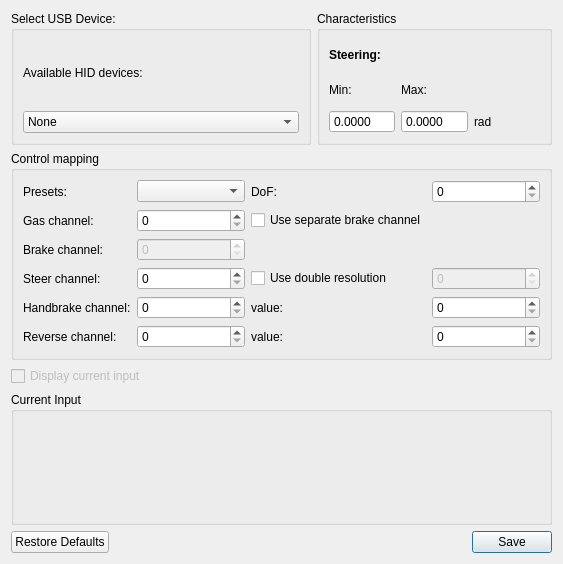
<?xml version="1.0" encoding="UTF-8"?>
<ui version="4.0">
 <class>Dialog</class>
 <widget class="QDialog" name="Dialog">
  <property name="geometry">
   <rect>
    <x>0</x>
    <y>0</y>
    <width>563</width>
    <height>564</height>
   </rect>
  </property>
  <property name="windowTitle">
   <string>Joystick Settings</string>
  </property>
  <layout class="QVBoxLayout" name="verticalLayout">
   <item>
    <layout class="QHBoxLayout" name="horizontalLayout">
     <item>
      <widget class="QGroupBox" name="groupBox">
       <property name="minimumSize">
        <size>
         <width>300</width>
         <height>0</height>
        </size>
       </property>
       <property name="title">
        <string>Select USB Device:</string>
       </property>
       <layout class="QGridLayout" name="gridLayout_3">
        <item row="0" column="0">
         <layout class="QGridLayout" name="gridLayout_2">
          <item row="1" column="0">
           <widget class="QComboBox" name="combo_available_devices">
            <property name="minimumSize">
             <size>
              <width>100</width>
              <height>0</height>
             </size>
            </property>
            <item>
             <property name="text">
              <string>None</string>
             </property>
            </item>
           </widget>
          </item>
          <item row="0" column="0">
           <widget class="QLabel" name="label">
            <property name="text">
             <string>Available HID devices:</string>
            </property>
           </widget>
          </item>
         </layout>
        </item>
       </layout>
      </widget>
     </item>
     <item>
      <widget class="QGroupBox" name="groupBox_2">
       <property name="title">
        <string>Characteristics</string>
       </property>
       <layout class="QGridLayout" name="gridLayout_6">
        <item row="0" column="0" colspan="3">
         <widget class="QLabel" name="label_10">
          <property name="font">
           <font>
            <pointsize>9</pointsize>
            <weight>75</weight>
            <bold>true</bold>
           </font>
          </property>
          <property name="text">
           <string>Steering:</string>
          </property>
         </widget>
        </item>
        <item row="1" column="0">
         <widget class="QLabel" name="label_7">
          <property name="font">
           <font>
            <pointsize>9</pointsize>
            <weight>50</weight>
            <bold>false</bold>
           </font>
          </property>
          <property name="text">
           <string>Min:</string>
          </property>
         </widget>
        </item>
        <item row="1" column="1">
         <widget class="QLabel" name="label_8">
          <property name="font">
           <font>
            <pointsize>9</pointsize>
            <weight>50</weight>
            <bold>false</bold>
           </font>
          </property>
          <property name="text">
           <string>Max:</string>
          </property>
         </widget>
        </item>
        <item row="2" column="2">
         <widget class="QLabel" name="label_9">
          <property name="font">
           <font>
            <pointsize>9</pointsize>
            <weight>50</weight>
            <bold>false</bold>
           </font>
          </property>
          <property name="text">
           <string>rad</string>
          </property>
         </widget>
        </item>
        <item row="2" column="0">
         <widget class="QDoubleSpinBox" name="spin_box_min_steer">
          <property name="buttonSymbols">
           <enum>QAbstractSpinBox::NoButtons</enum>
          </property>
          <property name="decimals">
           <number>4</number>
          </property>
          <property name="minimum">
           <double>-999.000000000000000</double>
          </property>
         </widget>
        </item>
        <item row="2" column="1">
         <widget class="QDoubleSpinBox" name="spin_box_max_steer">
          <property name="buttonSymbols">
           <enum>QAbstractSpinBox::NoButtons</enum>
          </property>
          <property name="decimals">
           <number>4</number>
          </property>
         </widget>
        </item>
       </layout>
      </widget>
     </item>
    </layout>
   </item>
   <item>
    <widget class="QGroupBox" name="groupBox_4">
     <property name="title">
      <string>Control mapping</string>
     </property>
     <layout class="QGridLayout" name="gridLayout_4">
      <item row="5" column="1">
       <widget class="QSpinBox" name="reverseChannelSpinBox">
        <property name="maximum">
         <number>64</number>
        </property>
       </widget>
      </item>
      <item row="5" column="3">
       <widget class="QSpinBox" name="reverseValueSpinBox">
        <property name="maximum">
         <number>255</number>
        </property>
       </widget>
      </item>
      <item row="0" column="1">
       <widget class="QComboBox" name="presetsComboBox"/>
      </item>
      <item row="0" column="0">
       <widget class="QLabel" name="label_2">
        <property name="text">
         <string>Presets:</string>
        </property>
       </widget>
      </item>
      <item row="2" column="0">
       <widget class="QLabel" name="label_4">
        <property name="text">
         <string>Brake channel:</string>
        </property>
       </widget>
      </item>
      <item row="2" column="1">
       <widget class="QSpinBox" name="brakeChannelSpinBox">
        <property name="enabled">
         <bool>false</bool>
        </property>
        <property name="maximum">
         <number>64</number>
        </property>
       </widget>
      </item>
      <item row="1" column="0">
       <widget class="QLabel" name="label_3">
        <property name="text">
         <string>Gas channel:</string>
        </property>
       </widget>
      </item>
      <item row="5" column="0">
       <widget class="QLabel" name="label_11">
        <property name="text">
         <string>Reverse channel:</string>
        </property>
       </widget>
      </item>
      <item row="1" column="1">
       <widget class="QSpinBox" name="gasChannelSpinBox">
        <property name="maximum">
         <number>64</number>
        </property>
       </widget>
      </item>
      <item row="1" column="2">
       <widget class="QCheckBox" name="useSeparateBrakeChannelCheckBox">
        <property name="text">
         <string>Use separate brake channel</string>
        </property>
       </widget>
      </item>
      <item row="4" column="3">
       <widget class="QSpinBox" name="handBrakeValueSpinBox">
        <property name="maximum">
         <number>255</number>
        </property>
       </widget>
      </item>
      <item row="4" column="0">
       <widget class="QLabel" name="label_5">
        <property name="text">
         <string>Handbrake channel:</string>
        </property>
       </widget>
      </item>
      <item row="4" column="1">
       <widget class="QSpinBox" name="handBrakeChannelSpinBox">
        <property name="maximum">
         <number>64</number>
        </property>
       </widget>
      </item>
      <item row="4" column="2">
       <widget class="QLabel" name="label_6">
        <property name="text">
         <string>value:</string>
        </property>
       </widget>
      </item>
      <item row="5" column="2">
       <widget class="QLabel" name="label_12">
        <property name="text">
         <string>value:</string>
        </property>
       </widget>
      </item>
      <item row="3" column="0">
       <widget class="QLabel" name="label_13">
        <property name="text">
         <string>Steer channel:</string>
        </property>
       </widget>
      </item>
      <item row="3" column="1">
       <widget class="QSpinBox" name="steerFirstChannelSpinBox">
        <property name="maximum">
         <number>64</number>
        </property>
       </widget>
      </item>
      <item row="0" column="2">
       <widget class="QLabel" name="label_14">
        <property name="text">
         <string>DoF:</string>
        </property>
       </widget>
      </item>
      <item row="0" column="3">
       <widget class="QSpinBox" name="dofSpinBox">
        <property name="maximum">
         <number>65</number>
        </property>
       </widget>
      </item>
      <item row="3" column="2">
       <widget class="QCheckBox" name="useDoubleSteerResolutionCheckBox">
        <property name="text">
         <string>Use double resolution</string>
        </property>
       </widget>
      </item>
      <item row="3" column="3">
       <widget class="QSpinBox" name="steerSecondChannelSpinBox">
        <property name="enabled">
         <bool>false</bool>
        </property>
       </widget>
      </item>
     </layout>
    </widget>
   </item>
   <item>
    <widget class="QCheckBox" name="displayCurrentInputCheckBox">
     <property name="enabled">
      <bool>false</bool>
     </property>
     <property name="text">
      <string>Display current input</string>
     </property>
    </widget>
   </item>
   <item>
    <widget class="QGroupBox" name="currentInputGroupBox">
     <property name="title">
      <string>Current Input</string>
     </property>
     <layout class="QGridLayout" name="gridLayout"/>
    </widget>
   </item>
   <item>
    <widget class="QDialogButtonBox" name="button_box_settings">
     <property name="orientation">
      <enum>Qt::Horizontal</enum>
     </property>
     <property name="standardButtons">
      <set>QDialogButtonBox::RestoreDefaults|QDialogButtonBox::Save</set>
     </property>
    </widget>
   </item>
  </layout>
 </widget>
 <resources/>
 <connections>
  <connection>
   <sender>button_box_settings</sender>
   <signal>accepted()</signal>
   <receiver>Dialog</receiver>
   <slot>accept()</slot>
   <hints>
    <hint type="sourcelabel">
     <x>248</x>
     <y>254</y>
    </hint>
    <hint type="destinationlabel">
     <x>157</x>
     <y>274</y>
    </hint>
   </hints>
  </connection>
  <connection>
   <sender>button_box_settings</sender>
   <signal>rejected()</signal>
   <receiver>Dialog</receiver>
   <slot>reject()</slot>
   <hints>
    <hint type="sourcelabel">
     <x>316</x>
     <y>260</y>
    </hint>
    <hint type="destinationlabel">
     <x>286</x>
     <y>274</y>
    </hint>
   </hints>
  </connection>
 </connections>
</ui>
